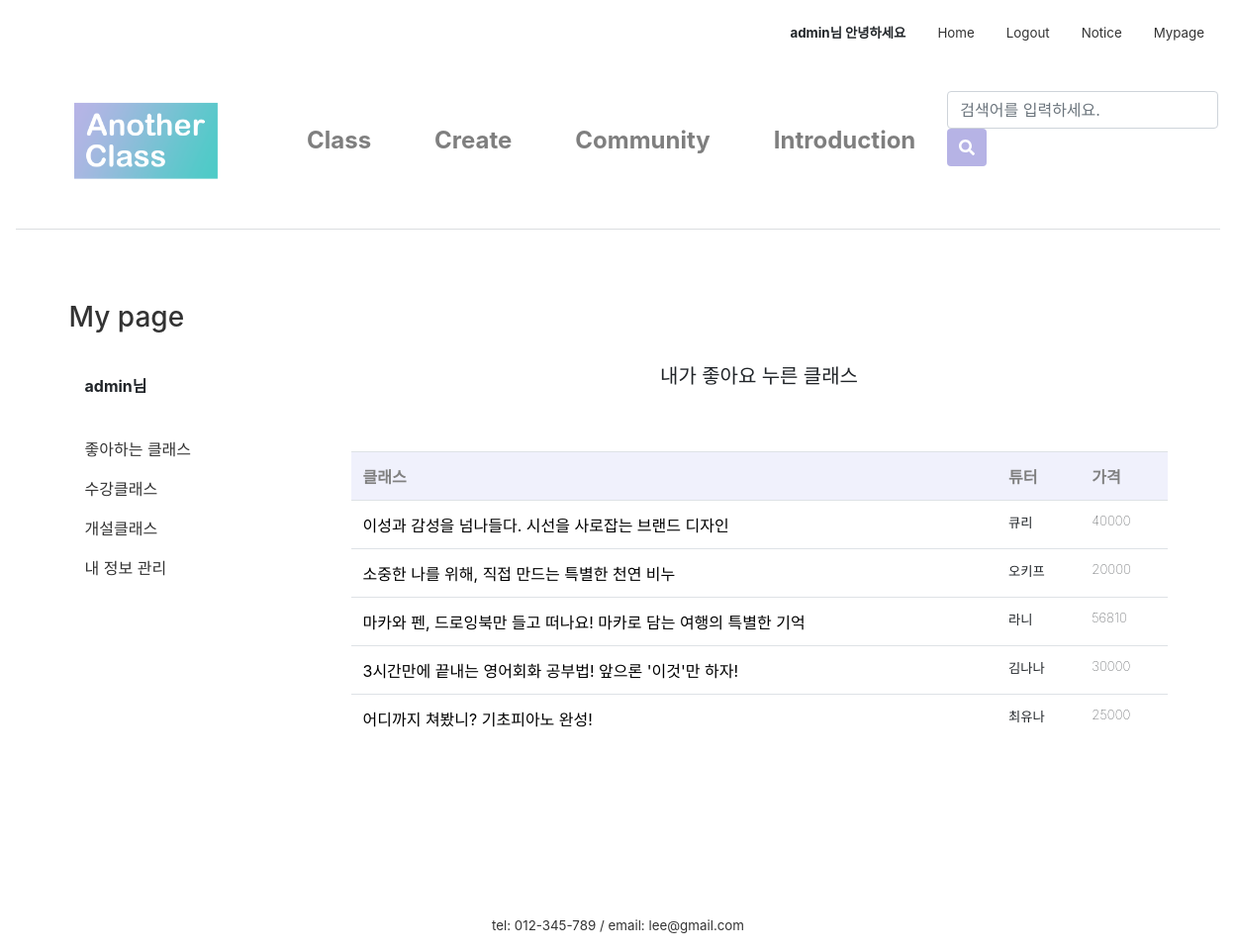
Before: /mypage/mylike/ (signed in) with the older database file.
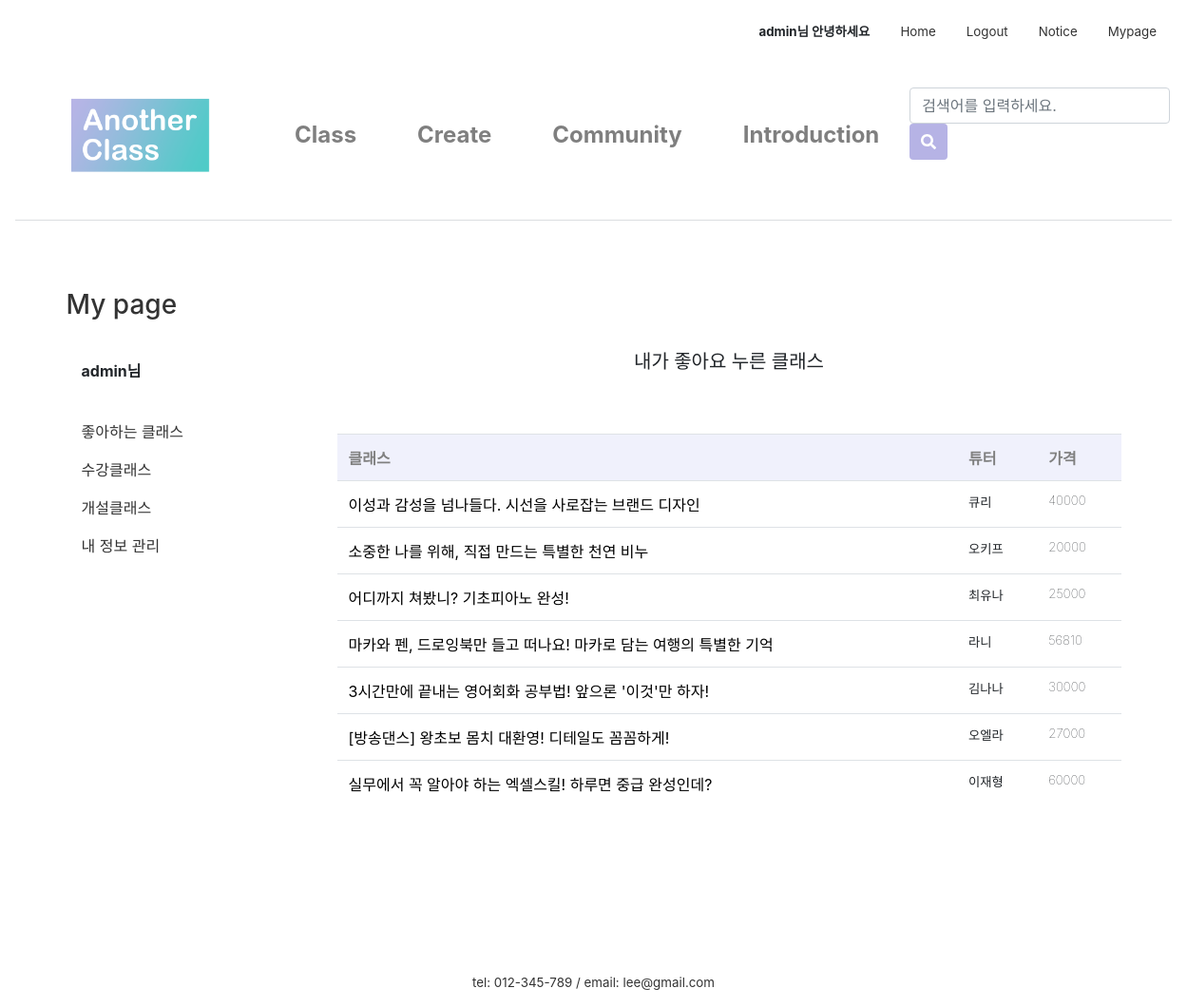
After: the same page with the newer database file.
### firstApp/models.py (models this page shows, shortened)
class Class(models.Model):
    author = models.ForeignKey(settings.AUTH_USER_MODEL, on_delete=models.CASCADE, default=1)
    title = models.CharField(max_length=50)
    tutor = models.CharField(max_length=10)
    tutor_photo = ProcessedImageField(upload_to="tutor", processors=[ResizeToFill(300,300)], default='')
    tutor_insta = models.CharField(null=True, blank=True, max_length=50, default='')
    tutor_blog = models.CharField(null=True, blank=True, max_length=50, default='')
    tutor_youtube = models.CharField(null=True, blank=True, max_length=50, default='')
    category = models.ForeignKey('firstApp.Category', on_delete=models.CASCADE, default=1, related_name='category')
    area = models.ForeignKey('firstApp.Area', on_delete=models.CASCADE, default=1)
    photo = ProcessedImageField(upload_to="class", processors=[ResizeToFill(600,450)], default='')
    body = RichTextUploadingField(default='')
    tutor_body = RichTextUploadingField(default='')
    price = models.PositiveIntegerField(null=True)
    time = models.PositiveIntegerField(null=True)
    level = models.ForeignKey('firstApp.Level', on_delete=models.CASCADE, default=1, related_name='level')
    mode = models.ForeignKey('firstApp.Mode', on_delete=models.CASCADE, default=1, related_name='mode')
    in_min = models.PositiveIntegerField(null=True, blank=True, default='1')
    in_max = models.PositiveIntegerField(null=True, blank=True, default='1')
    like_user = models.ManyToManyField(settings.AUTH_USER_MODEL, related_name='like_class')
    like_count = models.PositiveIntegerField(default=0)

### firstApp/views.py (the view)
# urls.py: path('mypage/mylike/', views.mylike, name='mylike'),
@login_required(login_url='/login/')
def mylike(request):
    classs = Class.objects.filter(like_user=request.user)
    return render(request, 'firstApp/mylike.html', {'classs':classs})

### firstApp/templates/firstApp/mylike.html
{% extends 'firstApp/base.html' %}
{% load static %}
{% block content %}
{% if user.is_active %}
<link rel="stylesheet" href="{% static 'css/community.css' %}">
    <div class="container">
      <div class="row">
        <div class="col-sm-3">
          <div class="left-sidebar">
            <ul>
							<li data-toggle="tab">
								<a href="{% url 'mypage' %}" class="nounderline"><h3>My page</h3></a><br>
								<a class="nav-link"><strong>{{user.username}}님</strong></a>
									<br>
									<li class="nav-item">
										<a class="nav-link" href="/mypage/mylike">좋아하는 클래스</a>
									</li>
									<li class="nav-item">
									  <a class="nav-link" href="/mypage/myApply">수강클래스</a>
									</li>
									<li class="nav-item">
									  <a class="nav-link" href="/mypage/myClass">개설클래스</a>
									</li>
									<li class="nav-item">
									  <a class="nav-link" href="">내 정보 관리</a>
									</li>
							</li>
						</ul>
          </div>
        </div>
          <div class="col-sm-9">
            <h5>내가 좋아요 누른 클래스</h5>
            <table class="table">
              <tr>
                <th>클래스</th>
                <th>튜터</th>
                <th>가격</th>
              </tr>
              {% for class in classs %}
              <tr>
                <td>
                  <a class="a_underline" href="{% url 'product' class.id %}">{{ class.title }}</a>
                </td>
                <td class="lighter">{{ class.tutor }}</td>
                <td class="lighter">{{ class.price }}</td>
              </tr>
              {% endfor %}
            </table>
          </div>
      </div>
    </div>
{% else %}
<script type="text/javascript">
    alert('잘못된 접근입니다. \n로그인을 해주세요.')
    window.location.href = '/login';
  </script>
{% endif %}
{% endblock content %}

Changed rows visible on the page:
shown differently, row unchanged: Class "어디까지 쳐봤니? 기초피아노 완성!": moves up the list
now on this page (row edited): Class: title "[방송댄스] 왕초보 몸치 대환영! 디테일도 꼼꼼하게!", tutor "오엘라", price "27000"
now on this page (row edited): Class: title "실무에서 꼭 알아야 하는 엑셀스킬! 하루면 중급 완성인데?", tutor "이재형", price "60000"
